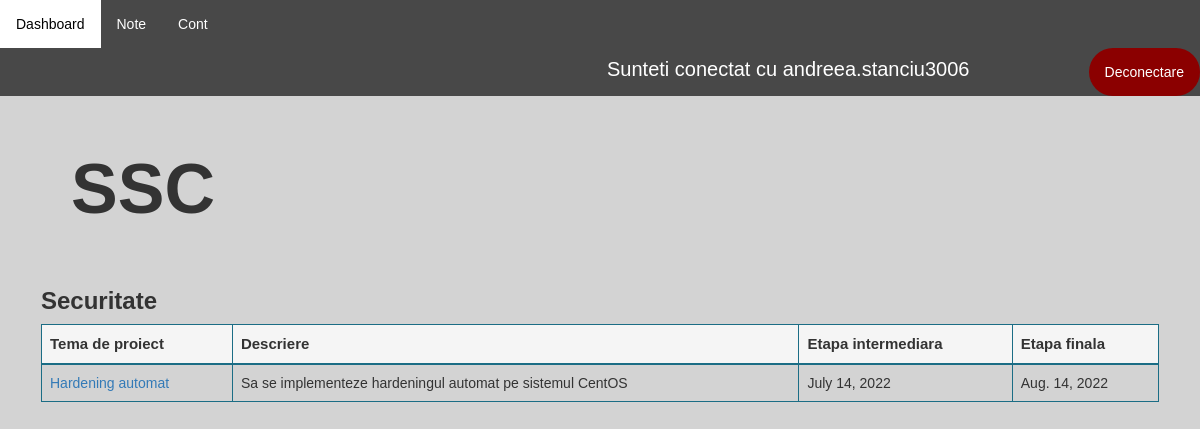
Screenshot of /disciplina-student/38/ (signed in) with the database file from the repository.
### application/models.py (models this page shows)
class Disciplina(models.Model):
    id = models.AutoField(primary_key=True)
    nume = models.CharField(max_length=100, unique=True)
    profesori = models.ManyToManyField(Profesor)
    an_universitar = models.IntegerField(null=True)
    semestru = models.IntegerField(null=True)

class Proiect(models.Model):
    id = models.AutoField(primary_key=True)
    nume = models.CharField(max_length=100, unique=False)
    data_inregistrare = models.DateField(auto_now_add=True)
    data_intermediara = models.DateField(default=None)
    data_finalizare = models.DateField()
    profesor = models.ForeignKey(Profesor, on_delete=models.CASCADE)
    disciplina = models.ForeignKey(Disciplina, on_delete=models.CASCADE, null=True)
    document = models.CharField(max_length=100, null=True)
    nr_persoane = models.IntegerField(null=True)
    cale = models.CharField(max_length=100, default=None)
    distribuire_teme = models.BooleanField(default=False)

class Tema(models.Model):
    id = models.AutoField(primary_key=True)
    nume = models.CharField(max_length=100, unique=False)
    descriere = models.CharField(max_length=500, null=True)
    proiect = models.ForeignKey(Proiect, on_delete=models.CASCADE, unique=False)

### application/decorators.py (the view)
        def wrapper_func(request, *args, **kwargs):
            user_groups = list()
            for group in request.user.groups.all():
                user_groups.append(group.name)
            if allowed_roles[0] in user_groups:
                return view_func(request, *args, **kwargs)
            else:
                return redirect('dashboard')

### application/functions.py (called while the page is built)
def get_user_info(request):
    user = request.user
    user_groups = [group.name for group in user.groups.all()]
    if 'admin' in user_groups:
        user_type = 'admin'
    elif 'studenti' in user_groups:
        user_type = 'student'
    elif 'secretariat' in user_groups:
        user_type = 'secretar'
    else:
        user_type = 'profesor'
    out = {'user': user,
           'user_groups': user_groups,
           'user_type': user_type
           }
    return out

def create_context(request=None, extract_user_info=True):
    if extract_user_info and not request:
        raise ValueError("request must be set if extract_user_info is True")
    out = {}
    if extract_user_info:
        out.update(get_user_info(request))
    return out

### application/views.py (called while the page is built)
@allowed_users(allowed_roles=['studenti'])
@login_required(login_url='login')
def disciplinaStudent(request, pk):
    context = create_context(request)
    disciplina = Disciplina.objects.get(pk=pk)
    proiecte = Proiect.objects.all().filter(disciplina=disciplina)
    student = Student.objects.get(utilizator=request.user)
    teme_student = student.teme.all().filter(proiect__in=proiecte)
    print(teme_student)
    context['teme_student'] = teme_student
    if request.method == 'POST':
        return redirect('dashboard')
    context['disciplina'] = disciplina
    context['proiecte'] = proiecte
    return render(request, 'application/student/disciplinaStudent.html', context)

### application/templates/application/student/disciplinaStudent.html (shortened to what this page needs)
{% extends 'application/dashboard.html' %}
{% load static %}
{% block note_student %}
    <li><a href="{% url 'note' disciplina.id %}">Note</a>
{% endblock %}
{% block article %}
        <h1 style="font-size: 70px; padding: 30px"><b>{{ disciplina.nume }}</b></h1><br>
        <div class="table-wrapper-scroll-y custom-scrollbar" style="margin-top:-20px;">
        {% for proiect in proiecte %}
            <table class="table table-bordered" id="myTable" style="border-color: #1b6d85">
                <h3><b>{{ proiect.nume }}</b></h3>
                <thead style="background-color: whitesmoke; border-color: #1b6d85; font-size: 15px">
                <tr  style="border-color: #1b6d85">
                    <th  style="border-color: #1b6d85">Tema de proiect</th>
                    <th  style="border-color: #1b6d85">Descriere</th>
                    <th  style="border-color: #1b6d85">Etapa intermediara</th>
                    <th  style="border-color: #1b6d85">Etapa finala</th>
                </tr>
                </thead>
                <tbody>
                {% for tema in teme_student %}
                    {% if tema.proiect == proiect %}
                    <tr class="tr">
                        <td  style="border-color: #1b6d85"><a href="{% url 'temaStudent' tema.id %}"> {{ tema.nume }}</a></td>
                        <td  style="border-color: #1b6d85">{{ tema.descriere }}</td>
                        <td  style="border-color: #1b6d85">{{ proiect.data_intermediara }}</td>
                        <td  style="border-color: #1b6d85">{{ proiect.data_finalizare }}</td>
                    </tr>
                    {% endif %}
                {% endfor %}
                </tbody>
            </table>
        {% endfor %}
        </div>
{% endblock %}

### application/templates/application/main_layout_application.html (shortened to what this page needs)
{% extends 'main_layout.html' %}
{% load static %}
{% block header %}
    <link rel="stylesheet" href="{% static 'application/css/main_layout_application.css' %}">
        <ul class="topnav">
            <li><a href="{% url 'dashboard' %}">Dashboard</a></li>
                {% block pages %}
                {% endblock %}
            <li><a href="{% url 'account' %}">Cont</a>
            <li style="padding: 7px; color: white; font-size: 20px; margin-left: 600px">Sunteti conectat cu {{ request.user.username }}</li>
            <li class="right"><a class="logout" href="{% url 'logout' %}">Deconectare</a></li>
        </ul>
{% endblock %}

### application/static/application/css/main_layout_application.css (style rules this page uses)
body { font-family: Arial, Helvetica, sans-serif; }
body { margin: 0; background-color: lightgray; font-family: Arial, Helvetica, sans-serif; }
ul.topnav { list-style-type: none; margin: 0; padding: 0; overflow: hidden; background-color: #484848; }
ul.topnav li { float: left; }
ul.topnav li a { display: block; color: white; text-align: center; padding: 14px 16px; text-decoration: none; }
ul.topnav li.right { background-color: darkred; float: right; border-radius: 50px; }

### rows the page displays
Disciplina: nume "SSC"
Proiect: nume "Securitate", data_intermediara "July 14, 2022", data_finalizare "Aug. 14, 2022"
Tema: nume "Hardening automat", descriere "Sa se implementeze hardeningul automat pe sistemul CentOS"

### other values shown
{{ request.user.username }} "andreea.stanciu3006"
